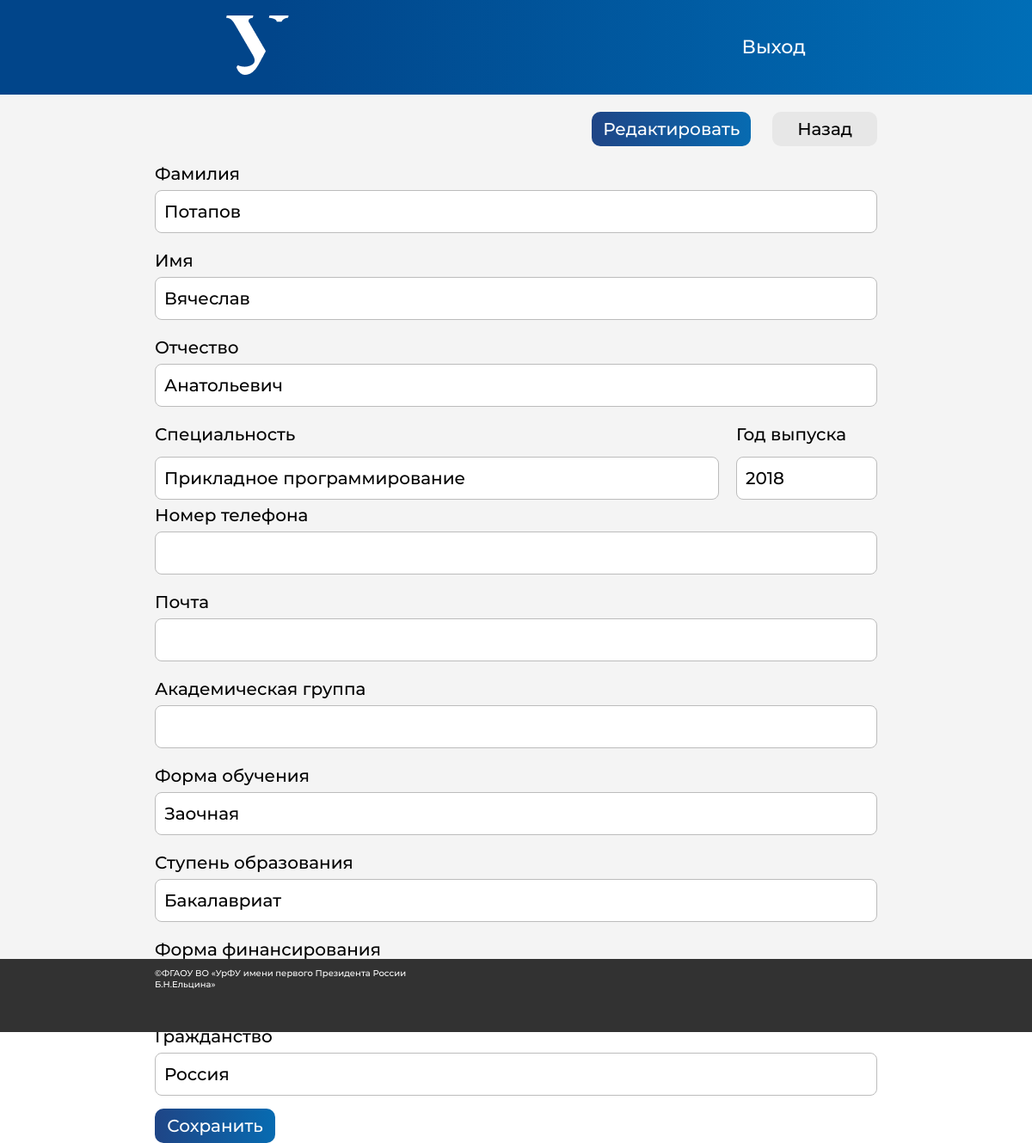
/students/editStudent/23/ (signed in), run on the app's committed database.
### students/models.py (models this page shows, shortened)
class Student(models.Model):
    first_name = models.CharField(max_length=255)
    last_name = models.CharField(max_length=255)
    patronymic = models.CharField(max_length=255, blank=True, null=True)
    phone_number = models.CharField(max_length=12, blank=True, null=True)
    email = models.EmailField(max_length=255, blank=True, null=True)
    birth_date = models.DateField(blank=True, null=True)
    start_education_date = models.IntegerField(blank=True, null=True)
    end_education_date = models.IntegerField(blank=True, null=True)
    living_place = models.CharField(max_length=255, blank=True, null=True)
    is_deleted = models.BooleanField(default=False)
    added_date = models.DateTimeField(auto_now_add=True)
    group = models.CharField(max_length=255, blank=True, null=True)
    specialization = models.ForeignKey(Specialization, on_delete=models.SET_NULL, null=True)
    education_form = models.ForeignKey(EducationForm, on_delete=models.SET_NULL, blank=True, null=True)
    education_stage = models.ForeignKey(EducationStage, related_name='education_stage', on_delete=models.SET_NULL, blank=True, null=True)
    financing_form = models.ForeignKey(FinancingForm, on_delete=models.SET_NULL, blank=True, null=True)
    citizenship = models.ForeignKey(Citizenship, on_delete=models.SET_NULL, blank=True, null=True)
    class Meta:
        verbose_name = "Студент"
        verbose_name_plural = "Студенты"
        ordering = ['first_name', '-start_education_date']

class Specialization(models.Model):
    title = models.CharField(max_length=255)
    class Meta:
        verbose_name = "Специальность"
        verbose_name_plural = "Специальности"
    def __str__(self):
        return self.title

class EducationForm(models.Model):
    title = models.CharField(max_length=255)
    class Meta:
        verbose_name = "Форма обучения"
        verbose_name_plural = "Формы обучения"
    def __str__(self):
        return self.title

class EducationStage(models.Model):
    title = models.CharField(max_length=255)
    class Meta:
        verbose_name = "Ступень образования"
        verbose_name_plural = "Ступень образования"
    def __str__(self):
        return self.title

class Citizenship(models.Model):
    title = models.CharField(max_length=255)
    class Meta:
        verbose_name = "Гражданство"
        verbose_name_plural = "Гражданства"
    def __str__(self):
        return self.title

### students/views.py (the view)
# urls.py: path('editStudent/<int:pk>/', edit_student, name='edit_student'),
@login_required
def edit_student(request, pk):
    student = get_object_or_404(Student, id=pk)
    if request.method == 'POST':
        form = StudentCreationForm(request.POST, instance=student)
        if form.is_valid():
            form.save()
            return redirect('students:all_students')
    else:
        form = StudentCreationForm(instance=student)
    specializations = Specialization.objects.all()
    education_forms = EducationForm.objects.all()
    education_stages = EducationStage.objects.all()
    financing_forms = FinancingForm.objects.all()
    citizenships = Citizenship.objects.all()
    context = {
        'form': form, 'student': student, 'specializations': specializations, 'education_forms': education_forms,
        'education_stages': education_stages, 'financing_forms': financing_forms, 'citizenships': citizenships
    }
    return render(request, 'students/student_edit.html', context)

### students/forms.py (shortened to what this page needs)
class StudentCreationForm(ModelForm):
    specialization = forms.CharField(required=False)
    education_form = forms.CharField(required=False)
    education_stage = forms.CharField(required=False)
    financing_form = forms.CharField(required=False)
    citizenship = forms.CharField(required=False)
    class Meta:
        model = Student
        exclude = ['is_deleted']

### students/models.py (called while the page is built)
    def __str__(self):
        return self.title

### students/templates/students/student_edit.html (shortened to what this page needs)
{% load static %}
<!DOCTYPE html>
<html lang="en">
<head>
    <link rel="stylesheet" href="{% static 'styles/student_profile.css' %}">
    <link rel="stylesheet" href="{% static 'styles/header.css' %}">
</head>
<body>
<div class="web">
    <div class="header">
        <div class="container1">
            <div class="header-line1">
                <div class="header-logo">
                    <img class="logotype" src="{% static 'icons/URFU.png' %}" alt="">
                </div>
                <div class="nav">
                    <a class="nav-item1" href="{% url 'logout' %}">Выход</a>
                </div>
            </div>
        </div>
    </div>
    <div class="center">
        <div class="columns">
            <div class="left"></div>
            <div class="area">
                <div class="box-1">
                    <div class="edit">
                        <a href="" class="btn btn-primary">
                            <button class="but_edit">Редактировать</button>
                        </a>
                    </div>
                    <div class="back">
                        <a href="{% url 'students:all_students' %}" class="btn btn-primary">
                            <button class="but_back">Назад</button>
                        </a>
                    </div>
                </div>
                <form method="post">
                    <div class="boxes">
                        <p class="full-box-title">Фамилия</p>
                        <input class="full_field" name="last_name"
                               value="{{ student.last_name }}"
                               required>
                        <p class="full-box-title">Имя</p>
                        <input class="full_field" name="first_name"
                               value="{{ student.first_name }}"
                               required>
                        <p class="full-box-title">Отчество</p>
                        <input class="full_field" name="patronymic"
                               value="{{ student.patronymic|default:'' }}"
                               required>
                        <div class="boxx-4-1">
                            <p class="full-box-title">Специальность</p>
                            <p class="full-box-title">Год выпуска</p>
                            <input class="full_field" list="specialization_list" name="specialization" {% if student.specialization %} value="{{ student.specialization }}" {% endif %}>
                            <input class="full_field" name="end_education_date"
                                   value="{{ student.end_education_date }}">
                        </div>
                        <p class="full-box-title">Номер телефона</p>
                        <input class="full_field" name="phone_number" value="{{ student.phone_number|default:'' }}">
                        <p class="full-box-title">Почта</p>
                        <input class="full_field" name="email" value="{{ student.email|default:'' }}">
                        <p class="full-box-title">Академическая группа</p>
                        <input class="full_field" name="group" value="{{ student.group|default:'' }}">
                        <p class="full-box-title">Форма обучения</p>
                        <input class="full_field" list="education_form_list" name="education_form" {% if student.education_form %} value="{{ student.education_form }}" {% endif %}>
                        <p class="full-box-title">Ступень образования</p>
                        <input class="full_field" list="education_stage_list" name="education_stage" {% if student.education_stage %} value="{{ student.education_stage }}" {% endif %}>
                        <p class="full-box-title">Форма финансирования</p>
                        <p class="full-box-title">Гражданство</p>
                        <input class="full_field" list="citizenship_list" name="citizenship" {% if student.citizenship %} value="{{ student.citizenship }}" {% endif %}>
                        <div class="save-btn">
                            <button class="but_edit" type="submit">Сохранить</button>
                        </div>
                    </div>
                </form>
            </div>
            <div class="right"></div>
        </div>
    </div>
    <div class="footer">
        <div class="columns">
            <div class="foot_left"></div>
            <div class="foot_center">
                <p class="foot">
                    ©ФГАОУ ВО «УрФУ имени первого Президента России Б.Н.Ельцина»
                </p>
            </div>
            <div class="foot_right"></div>
        </div>
    </div>
</div>
</body>
</html>

### static/styles/student_profile.css (style rules this page uses)
body { font-family: Montserrat; margin: 0px 0px; }
.web { display: grid; grid-template-rows: 110px auto 85px; height: 150vh; }
.header { background: linear-gradient(90deg, #01458A 26.35%, #0070B9 103.67%); }
.footer { background-color: brown; }
.center { background-color: aqua; }
.columns { display: grid; grid-template-columns: 15% auto 15%; }
.area { display: grid; grid-template-rows: 40px 54px 50px 54px 50px 80px 80px 69px 80px; margin-top: 20px; }
[class^="box-"] { display: grid; place-items: center; }
.box-1 { height: 40px; grid-template-columns: auto 22% 14.5%; gap: 25px; }
.edit, .back { width: 100%; height: 100%; }
.but_edit { font-size: 20px; width: 100%; height: 100%; background: linear-gradient(90deg, #1F4586 0%, #076BB1 100%); border-radius: 10px; border: none; color: white; font-family: Montserrat; }
.but_back { font-size: 20px; width: 100%; height: 100%; background: #E7E7E7; border-radius: 10px; border: none; color: black; font-family: Montserrat; }
.boxx-4-1 { display: grid; grid-template-columns: 4fr 1fr; row-gap: 7px; column-gap: 20px; width: 100%; height: 84px; padding-bottom: 10px; justify-items: start; }
.boxes { font-size: 20px; width: 100%; height: 84px; margin-top: 20px; }
.full-box-title { margin-bottom: 0; padding: 0; }
.full_field { font-family: Montserrat; width: 100%; height: 50px; background: #FFFFFF; border: 1px solid #BCBCBC; border-radius: 8px; font-size: 20px; padding-left: 10px; margin-top: 7px; box-sizing: border-box; align-items: center; display: flex; }
.save-btn { border-radius: 10px; width: 140px; height: 40px; margin-top: 15px; }
.center { background-color: #F4F4F4; }
.footer { grid-template-columns: 15% auto 15%; background-color: #323232; }
.foot { font-size: 10px; color: white; width: 310px; }

### static/styles/header.css (style rules this page uses)
body { font-family: Montserrat; margin: 0px 0px; }
.header { background: linear-gradient(90deg, #01458A 26.35%, #0070B9 103.67%); }
.header-line1 { padding: 18px 0px 18px 0px; display: flex; align-items: center; justify-content: space-around; }
.nav-item1 { color: white; text-decoration: none; font-size: 22px; }

### data on the page
Student: last_name "Потапов", first_name "Вячеслав", patronymic "Анатольевич", specialization "Прикладное программирование", end_education_date "2018", education_form "Заочная", education_stage "Бакалавриат", citizenship "Россия"
